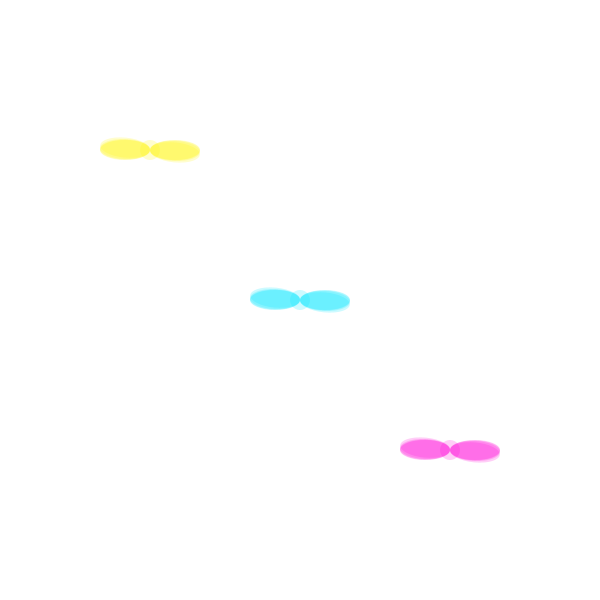
Frame 1 (no input)
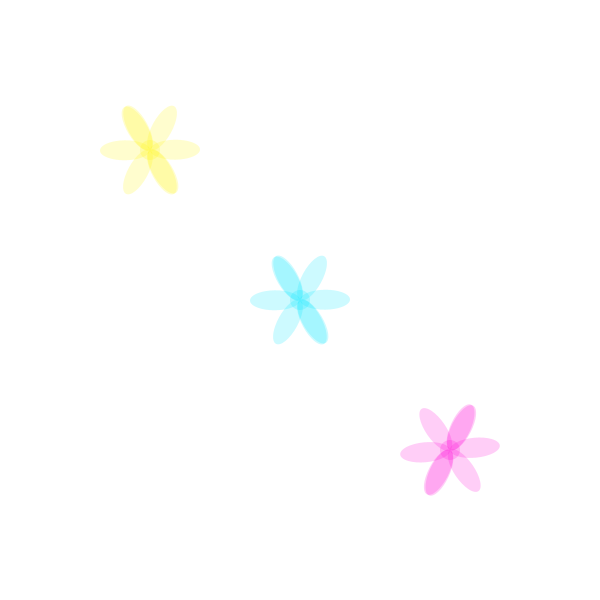
Frame 60 (the mouse pressed at the canvas centre just before this capture)
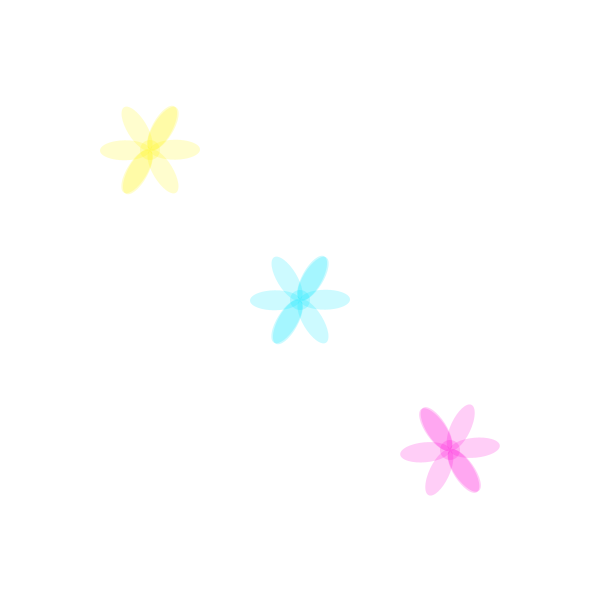
Frame 120 (the mouse held since frame 60 and released just before this capture)

The Processing sketch that drew these frames (run headless with seeded random() and noise(); from frame 60 on, the mouse is pressed at the canvas centre):

// Processing sketch: sketch_1
// ── sketch_1.pde
/*
the code below draws flowers to the canvas, 
 but their petals are not rotated properly. 
 
 add rotations where marked to spread the 
 petals out as shown in the example gif.
 */

float angle = 0;

void setup() {
  size(600, 600);
  noStroke();
  smooth();
  ellipseMode(CENTER);
  background(255);
}

void draw() {
  background(255);
  flower(255, 3, 214, 3*width/4, angle*5);
  flower(2, 232, 255, width/2, angle);
  flower(255, 247, 3, width/4, angle);
  angle += 1;
}

void flower(int r, int g, int b, int trans, float angle) {
  pushMatrix();
  translate(trans, trans);
  rotate(radians(angle));
  fill(r, g, b, 50);
  ellipse(25, 0, 50, 20);
  ellipse(-25, 0, 50, 20);

  // add rotation
  angle = this.angle;
  
  rotate(radians(angle + PI/4));
  fill(r, g, b, 50);
  ellipse(25, 0, 50, 20);
  ellipse(-25, 0, 50, 20);

  // add rotation
  rotate(radians(angle + PI/2));
  fill(r, g, b, 50);
  ellipse(25, 0, 50, 20);
  ellipse(-25, 0, 50, 20);

  // add rotation
  rotate(radians(angle + PI));
  fill(r, g, b, 50);
  ellipse(25, 0, 50, 20);
  ellipse(-25, 0, 50, 20);
  ellipse(0, 0, 20, 20);
  popMatrix();
}
